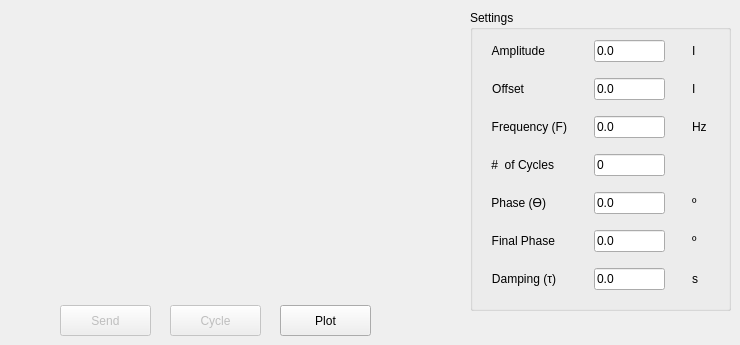
         <widget class="QWidget" name="tab_20">
          <attribute name="title">
           <string>Damped Sinusoidal</string>
          </attribute>
          <widget class="QPushButton" name="pb_send_curve_2">
           <property name="enabled">
            <bool>false</bool>
           </property>
           <property name="geometry">
            <rect>
             <x>60</x>
             <y>305</y>
             <width>91</width>
             <height>31</height>
            </rect>
           </property>
           <property name="text">
            <string>Send</string>
           </property>
           <property name="icon">
            <iconset resource="resource_file.qrc">
             <normaloff>:/Images/imagens/Send.png</normaloff>:/Images/imagens/Send.png</iconset>
           </property>
           <property name="iconSize">
            <size>
             <width>16</width>
             <height>16</height>
            </size>
           </property>
          </widget>
          <widget class="QPushButton" name="pb_cycle_2">
           <property name="enabled">
            <bool>false</bool>
           </property>
           <property name="geometry">
            <rect>
             <x>170</x>
             <y>305</y>
             <width>91</width>
             <height>31</height>
            </rect>
           </property>
           <property name="text">
            <string>Cycle</string>
           </property>
           <property name="icon">
            <iconset resource="resource_file.qrc">
             <normaloff>:/Images/imagens/onda.jpg</normaloff>:/Images/imagens/onda.jpg</iconset>
           </property>
           <property name="iconSize">
            <size>
             <width>20</width>
             <height>20</height>
            </size>
           </property>
          </widget>
          <widget class="QGroupBox" name="groupBox_23">
           <property name="geometry">
            <rect>
             <x>470</x>
             <y>10</y>
             <width>261</width>
             <height>301</height>
            </rect>
           </property>
           <property name="title">
            <string>Settings</string>
           </property>
           <widget class="QWidget" name="layoutWidget">
            <property name="geometry">
             <rect>
              <x>0</x>
              <y>20</y>
              <width>261</width>
              <height>271</height>
             </rect>
            </property>
            <layout class="QGridLayout" name="gridLayout_16">
             <item row="0" column="0">
              <widget class="QLabel" name="label_104">
               <property name="sizePolicy">
                <sizepolicy hsizetype="Maximum" vsizetype="Preferred">
                 <horstretch>0</horstretch>
                 <verstretch>0</verstretch>
                </sizepolicy>
               </property>
               <property name="text">
                <string>Amplitude</string>
               </property>
               <property name="alignment">
                <set>Qt::AlignRight|Qt::AlignTrailing|Qt::AlignVCenter</set>
               </property>
              </widget>
             </item>
             <item row="0" column="1">
              <widget class="QLineEdit" name="le_damp_sin_Ampl_2">
               <property name="sizePolicy">
                <sizepolicy hsizetype="Fixed" vsizetype="Fixed">
                 <horstretch>0</horstretch>
                 <verstretch>0</verstretch>
                </sizepolicy>
               </property>
               <property name="minimumSize">
                <size>
                 <width>71</width>
                 <height>0</height>
                </size>
               </property>
               <property name="maximumSize">
                <size>
                 <width>71</width>
                 <height>16777215</height>
                </size>
               </property>
               <property name="text">
                <string>0.0</string>
               </property>
              </widget>
             </item>
             <item row="0" column="2">
              <widget class="QLabel" name="label_206">
               <property name="sizePolicy">
                <sizepolicy hsizetype="Maximum" vsizetype="Preferred">
                 <horstretch>0</horstretch>
                 <verstretch>0</verstretch>
                </sizepolicy>
               </property>
               <property name="text">
                <string>I</string>
               </property>
              </widget>
             </item>
             <item row="1" column="0">
              <widget class="QLabel" name="label_208">
               <property name="sizePolicy">
                <sizepolicy hsizetype="Maximum" vsizetype="Preferred">
                 <horstretch>0</horstretch>
                 <verstretch>0</verstretch>
                </sizepolicy>
               </property>
               <property name="text">
                <string>Offset</string>
               </property>
               <property name="alignment">
                <set>Qt::AlignRight|Qt::AlignTrailing|Qt::AlignVCenter</set>
               </property>
              </widget>
             </item>
             <item row="1" column="1">
              <widget class="QLineEdit" name="le_damp_sin_Offset_2">
               <property name="sizePolicy">
                <sizepolicy hsizetype="Fixed" vsizetype="Fixed">
                 <horstretch>0</horstretch>
                 <verstretch>0</verstretch>
                </sizepolicy>
               </property>
               <property name="minimumSize">
                <size>
                 <width>71</width>
                 <height>0</height>
                </size>
               </property>
               <property name="maximumSize">
                <size>
                 <width>71</width>
                 <height>16777215</height>
                </size>
               </property>
               <property name="text">
                <string>0.0</string>
               </property>
              </widget>
             </item>
             <item row="1" column="2">
              <widget class="QLabel" name="label_207">
               <property name="sizePolicy">
                <sizepolicy hsizetype="Maximum" vsizetype="Preferred">
                 <horstretch>0</horstretch>
                 <verstretch>0</verstretch>
                </sizepolicy>
               </property>
               <property name="text">
                <string>I</string>
               </property>
              </widget>
             </item>
             <item row="2" column="0">
              <widget class="QLabel" name="label_212">
               <property name="sizePolicy">
                <sizepolicy hsizetype="Maximum" vsizetype="Preferred">
                 <horstretch>0</horstretch>
                 <verstretch>0</verstretch>
                </sizepolicy>
               </property>
               <property name="text">
                <string>Frequency (F)</string>
               </property>
               <property name="alignment">
                <set>Qt::AlignRight|Qt::AlignTrailing|Qt::AlignVCenter</set>
               </property>
              </widget>
             </item>
             <item row="2" column="1">
              <widget class="QLineEdit" name="le_damp_sin_Freq_2">
               <property name="sizePolicy">
                <sizepolicy hsizetype="Fixed" vsizetype="Fixed">
                 <horstretch>0</horstretch>
                 <verstretch>0</verstretch>
                </sizepolicy>
               </property>
               <property name="minimumSize">
                <size>
                 <width>71</width>
                 <height>0</height>
                </size>
               </property>
               <property name="maximumSize">
                <size>
                 <width>71</width>
                 <height>16777215</height>
                </size>
               </property>
               <property name="text">
                <string>0.0</string>
               </property>
              </widget>
             </item>
             <item row="2" column="2">
              <widget class="QLabel" name="label_210">
               <property name="sizePolicy">
                <sizepolicy hsizetype="Maximum" vsizetype="Preferred">
                 <horstretch>0</horstretch>
                 <verstretch>0</verstretch>
                </sizepolicy>
               </property>
               <property name="text">
                <string>Hz</string>
               </property>
              </widget>
             </item>
             <item row="3" column="0">
              <widget class="QLabel" name="label_215">
               <property name="sizePolicy">
                <sizepolicy hsizetype="Maximum" vsizetype="Preferred">
                 <horstretch>0</horstretch>
                 <verstretch>0</verstretch>
                </sizepolicy>
               </property>
               <property name="text">
                <string>#  of Cycles</string>
               </property>
               <property name="alignment">
                <set>Qt::AlignRight|Qt::AlignTrailing|Qt::AlignVCenter</set>
               </property>
              </widget>
             </item>
             <item row="3" column="1">
              <widget class="QLineEdit" name="le_damp_sin_nCycles_2">
               <property name="sizePolicy">
                <sizepolicy hsizetype="Fixed" vsizetype="Fixed">
                 <horstretch>0</horstretch>
                 <verstretch>0</verstretch>
                </sizepolicy>
               </property>
               <property name="minimumSize">
                <size>
                 <width>71</width>
                 <height>0</height>
                </size>
               </property>
               <property name="maximumSize">
                <size>
                 <width>71</width>
                 <height>16777215</height>
                </size>
               </property>
               <property name="text">
                <string>0</string>
               </property>
              </widget>
             </item>
             <item row="3" column="2">
              <widget class="QLabel" name="label_214">
               <property name="sizePolicy">
                <sizepolicy hsizetype="Maximum" vsizetype="Preferred">
                 <horstretch>0</horstretch>
                 <verstretch>0</verstretch>
                </sizepolicy>
               </property>
               <property name="text">
                <string/>
               </property>
              </widget>
             </item>
             <item row="4" column="0">
              <widget class="QLabel" name="label_169">
               <property name="sizePolicy">
                <sizepolicy hsizetype="Maximum" vsizetype="Preferred">
                 <horstretch>0</horstretch>
                 <verstretch>0</verstretch>
                </sizepolicy>
               </property>
               <property name="text">
                <string>Phase (ϴ)</string>
               </property>
               <property name="alignment">
                <set>Qt::AlignRight|Qt::AlignTrailing|Qt::AlignVCenter</set>
               </property>
              </widget>
             </item>
             <item row="4" column="1">
              <widget class="QLineEdit" name="le_damp_sin_phaseShift_2">
               <property name="sizePolicy">
                <sizepolicy hsizetype="Fixed" vsizetype="Fixed">
                 <horstretch>0</horstretch>
                 <verstretch>0</verstretch>
                </sizepolicy>
               </property>
               <property name="minimumSize">
                <size>
                 <width>71</width>
                 <height>0</height>
                </size>
               </property>
               <property name="maximumSize">
                <size>
                 <width>71</width>
                 <height>16777215</height>
                </size>
               </property>
               <property name="text">
                <string>0.0</string>
               </property>
              </widget>
             </item>
             <item row="4" column="2">
              <widget class="QLabel" name="label_209">
               <property name="sizePolicy">
                <sizepolicy hsizetype="Maximum" vsizetype="Preferred">
                 <horstretch>0</horstretch>
                 <verstretch>0</verstretch>
                </sizepolicy>
               </property>
               <property name="text">
                <string>º</string>
               </property>
              </widget>
             </item>
             <item row="5" column="0">
              <widget class="QLabel" name="label_213">
               <property name="sizePolicy">
                <sizepolicy hsizetype="Maximum" vsizetype="Preferred">
                 <horstretch>0</horstretch>
                 <verstretch>0</verstretch>
                </sizepolicy>
               </property>
               <property name="text">
                <string>Final Phase</string>
               </property>
               <property name="alignment">
                <set>Qt::AlignRight|Qt::AlignTrailing|Qt::AlignVCenter</set>
               </property>
              </widget>
             </item>
             <item row="5" column="1">
              <widget class="QLineEdit" name="le_damp_sin_finalPhase_2">
               <property name="sizePolicy">
                <sizepolicy hsizetype="Fixed" vsizetype="Fixed">
                 <horstretch>0</horstretch>
                 <verstretch>0</verstretch>
                </sizepolicy>
               </property>
               <property name="minimumSize">
                <size>
                 <width>71</width>
                 <height>0</height>
                </size>
               </property>
               <property name="maximumSize">
                <size>
                 <width>71</width>
                 <height>16777215</height>
                </size>
               </property>
               <property name="text">
                <string>0.0</string>
               </property>
              </widget>
             </item>
             <item row="5" column="2">
              <widget class="QLabel" name="label_211">
               <property name="sizePolicy">
                <sizepolicy hsizetype="Maximum" vsizetype="Preferred">
                 <horstretch>0</horstretch>
                 <verstretch>0</verstretch>
                </sizepolicy>
               </property>
               <property name="text">
                <string>º</string>
               </property>
              </widget>
             </item>
             <item row="6" column="0">
              <widget class="QLabel" name="label_217">
               <property name="sizePolicy">
                <sizepolicy hsizetype="Maximum" vsizetype="Preferred">
                 <horstretch>0</horstretch>
                 <verstretch>0</verstretch>
                </sizepolicy>
               </property>
               <property name="text">
                <string>Damping (τ)</string>
               </property>
               <property name="alignment">
                <set>Qt::AlignRight|Qt::AlignTrailing|Qt::AlignVCenter</set>
               </property>
              </widget>
             </item>
             <item row="6" column="1">
              <widget class="QLineEdit" name="le_damp_sin_Damping_2">
               <property name="sizePolicy">
                <sizepolicy hsizetype="Fixed" vsizetype="Fixed">
                 <horstretch>0</horstretch>
                 <verstretch>0</verstretch>
                </sizepolicy>
               </property>
               <property name="minimumSize">
                <size>
                 <width>71</width>
                 <height>0</height>
                </size>
               </property>
               <property name="maximumSize">
                <size>
                 <width>71</width>
                 <height>16777215</height>
                </size>
               </property>
               <property name="text">
                <string>0.0</string>
               </property>
              </widget>
             </item>
             <item row="6" column="2">
              <widget class="QLabel" name="label_216">
               <property name="sizePolicy">
                <sizepolicy hsizetype="Maximum" vsizetype="Preferred">
                 <horstretch>0</horstretch>
                 <verstretch>0</verstretch>
                </sizepolicy>
               </property>
               <property name="text">
                <string>s</string>
               </property>
              </widget>
             </item>
            </layout>
           </widget>
          </widget>
          <widget class="QLabel" name="label_13">
           <property name="geometry">
            <rect>
             <x>8</x>
             <y>10</y>
             <width>451</width>
             <height>281</height>
            </rect>
           </property>
           <property name="text">
            <string/>
           </property>
           <property name="pixmap">
            <pixmap resource="resource_file.qrc">:/Images/imagens/dsinusoidal.png</pixmap>
           </property>
           <property name="scaledContents">
            <bool>true</bool>
           </property>
          </widget>
          <widget class="QPushButton" name="pb_plot_2">
           <property name="enabled">
            <bool>true</bool>
           </property>
           <property name="geometry">
            <rect>
             <x>280</x>
             <y>305</y>
             <width>91</width>
             <height>31</height>
            </rect>
           </property>
           <property name="text">
            <string>Plot</string>
           </property>
           <property name="icon">
            <iconset resource="resource_file.qrc">
             <normaloff>:/Images/imagens/chart_xy_graph_statistics-512.png</normaloff>:/Images/imagens/chart_xy_graph_statistics-512.png</iconset>
           </property>
           <property name="iconSize">
            <size>
             <width>20</width>
             <height>20</height>
            </size>
           </property>
          </widget>
         </widget>
